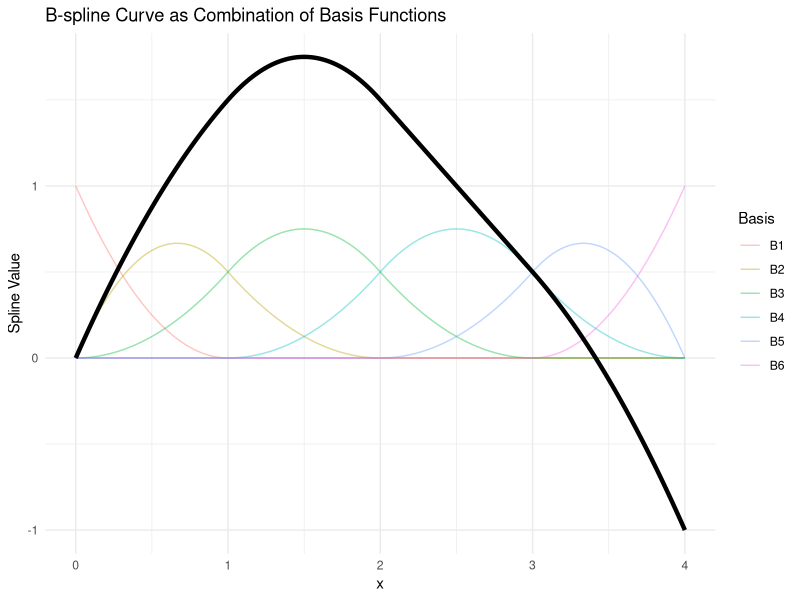

The R source for this figure:
library(splines)
library(ggplot2)
library(tidyr)
library(dplyr)

# Step 1: x range
x <- seq(0, 4, length.out = 200)

# Step 2: knot vector
knots <- c(0, 0, 0, 1, 2, 3, 4, 4, 4)  # degree 2 → 3 repeated knots at ends
degree <- 2
order <- degree + 1

# Step 3: B-spline basis matrix
B <- splineDesign(knots = knots, x = x, ord = order)

# Check number of basis functions:
n_basis <- ncol(B)  # should be 6 in this case

# Step 4: coefficients (must match number of basis functions!)
coeffs <- c(0, 1, 2, 1, 0, -1)

# Step 5: compute spline
spline_y <- B %*% coeffs

# Step 6: plot basis + spline
df_basis <- as.data.frame(B)
colnames(df_basis) <- paste0("B", 1:ncol(df_basis))
df_basis$x <- x
df_long <- pivot_longer(df_basis, -x, names_to = "Basis", values_to = "Value")

df_curve <- data.frame(x = x, y = as.vector(spline_y))

ggplot() +
  geom_line(data = df_long, aes(x, Value, color = Basis), alpha = 0.4) +
  geom_line(data = df_curve, aes(x, y), size = 1.5, color = "black") +
  labs(title = "B-spline Curve as Combination of Basis Functions",
       y = "Spline Value") +
  theme_minimal()

